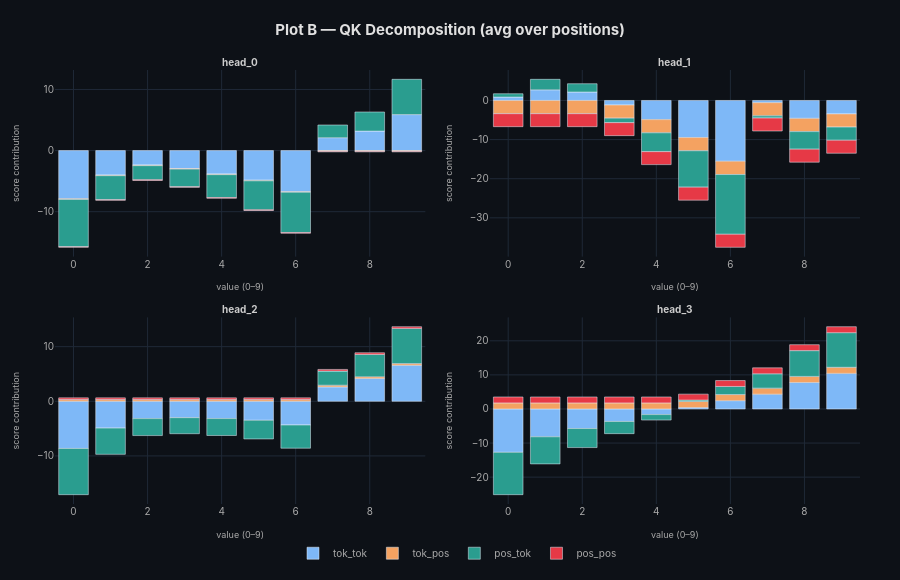

The cell this chart's notebook holds for it:
### Code cell
plot_B(all_decomps, mode="bar")

### Figure 1 — Plotly figure (JSON) as saved in the notebook; plotly's stock layout.template omitted (floating-point values rounded to 4 significant figures)
{"data": [{"hovertemplate": "tok_tok | val=%{x} | %{y:.3f}<extra>head_0</extra>", "legendgroup": "tok_tok", "marker": {"color": "#7EB8F7"}, "name": "tok_tok", "showlegend": true, "type": "bar", "x": [0, 1, 2, 3, 4, 5, 6, 7, 8, 9], "xaxis": "x", "y": [-7.888, -4.004, -2.362, -2.933, -3.835, -4.847, -6.727, 2.114, 3.19, 5.89], "yaxis": "y"}, {"hovertemplate": "tok_pos | val=%{x} | %{y:.3f}<extra>head_0</extra>", "legendgroup": "tok_pos", "marker": {"color": "#F4A261"}, "name": "tok_pos", "showlegend": true, "type": "bar", "x": [0, 1, 2, 3, 4, 5, 6, 7, 8, 9], "xaxis": "x", "y": [-0.107, -0.107, -0.107, -0.107, -0.107, -0.107, -0.107, -0.107, -0.107, -0.107], "yaxis": "y"}, {"hovertemplate": "pos_tok | val=%{x} | %{y:.3f}<extra>head_0</extra>", "legendgroup": "pos_tok", "marker": {"color": "#2A9D8F"}, "name": "pos_tok", "showlegend": true, "type": "bar", "x": [0, 1, 2, 3, 4, 5, 6, 7, 8, 9], "xaxis": "x", "y": [-7.729, -3.923, -2.314, -2.874, -3.757, -4.748, -6.59, 2.071, 3.126, 5.771], "yaxis": "y"}, {"hovertemplate": "pos_pos | val=%{x} | %{y:.3f}<extra>head_0</extra>", "legendgroup": "pos_pos", "marker": {"color": "#E63946"}, "name": "pos_pos", "showlegend": true, "type": "bar", "x": [0, 1, 2, 3, 4, 5, 6, 7, 8, 9], "xaxis": "x", "y": [-0.1042, -0.1042, -0.1042, -0.1042, -0.1042, -0.1042, -0.1042, -0.1042, -0.1042, -0.1042], "yaxis": "y"}, {"hovertemplate": "tok_tok | val=%{x} | %{y:.3f}<extra>head_1</extra>", "legendgroup": "tok_tok", "marker": {"color": "#7EB8F7"}, "name": "tok_tok", "showlegend": false, "type": "bar", "x": [0, 1, 2, 3, 4, 5, 6, 7, 8, 9], "xaxis": "x2", "y": [0.8685, 2.726, 2.16, -1.154, -4.893, -9.477, -15.55, -0.5602, -4.581, -3.428], "yaxis": "y2"}, {"hovertemplate": "tok_pos | val=%{x} | %{y:.3f}<extra>head_1</extra>", "legendgroup": "tok_pos", "marker": {"color": "#F4A261"}, "name": "tok_pos", "showlegend": false, "type": "bar", "x": [0, 1, 2, 3, 4, 5, 6, 7, 8, 9], "xaxis": "x2", "y": [-3.378, -3.378, -3.378, -3.378, -3.378, -3.378, -3.378, -3.378, -3.378, -3.378], "yaxis": "y2"}, {"hovertemplate": "pos_tok | val=%{x} | %{y:.3f}<extra>head_1</extra>", "legendgroup": "pos_tok", "marker": {"color": "#2A9D8F"}, "name": "pos_tok", "showlegend": false, "type": "bar", "x": [0, 1, 2, 3, 4, 5, 6, 7, 8, 9], "xaxis": "x2", "y": [0.8517, 2.678, 2.121, -1.135, -4.809, -9.313, -15.28, -0.5497, -4.501, -3.367], "yaxis": "y2"}, {"hovertemplate": "pos_pos | val=%{x} | %{y:.3f}<extra>head_1</extra>", "legendgroup": "pos_pos", "marker": {"color": "#E63946"}, "name": "pos_pos", "showlegend": false, "type": "bar", "x": [0, 1, 2, 3, 4, 5, 6, 7, 8, 9], "xaxis": "x2", "y": [-3.319, -3.319, -3.319, -3.319, -3.319, -3.319, -3.319, -3.319, -3.319, -3.319], "yaxis": "y2"}, {"hovertemplate": "tok_tok | val=%{x} | %{y:.3f}<extra>head_2</extra>", "legendgroup": "tok_tok", "marker": {"color": "#7EB8F7"}, "name": "tok_tok", "showlegend": false, "type": "bar", "x": [0, 1, 2, 3, 4, 5, 6, 7, 8, 9], "xaxis": "x3", "y": [-8.64, -4.909, -3.173, -3.0, -3.164, -3.485, -4.342, 2.632, 4.174, 6.584], "yaxis": "y3"}, {"hovertemplate": "tok_pos | val=%{x} | %{y:.3f}<extra>head_2</extra>", "legendgroup": "tok_pos", "marker": {"color": "#F4A261"}, "name": "tok_pos", "showlegend": false, "type": "bar", "x": [0, 1, 2, 3, 4, 5, 6, 7, 8, 9], "xaxis": "x3", "y": [0.3156, 0.3156, 0.3156, 0.3156, 0.3156, 0.3156, 0.3156, 0.3156, 0.3156, 0.3156], "yaxis": "y3"}, {"hovertemplate": "pos_tok | val=%{x} | %{y:.3f}<extra>head_2</extra>", "legendgroup": "pos_tok", "marker": {"color": "#2A9D8F"}, "name": "pos_tok", "showlegend": false, "type": "bar", "x": [0, 1, 2, 3, 4, 5, 6, 7, 8, 9], "xaxis": "x3", "y": [-8.457, -4.804, -3.104, -2.936, -3.097, -3.41, -4.248, 2.575, 4.086, 6.444], "yaxis": "y3"}, {"hovertemplate": "pos_pos | val=%{x} | %{y:.3f}<extra>head_2</extra>", "legendgroup": "pos_pos", "marker": {"color": "#E63946"}, "name": "pos_pos", "showlegend": false, "type": "bar", "x": [0, 1, 2, 3, 4, 5, 6, 7, 8, 9], "xaxis": "x3", "y": [0.3096, 0.3096, 0.3096, 0.3096, 0.3096, 0.3096, 0.3096, 0.3096, 0.3096, 0.3096], "yaxis": "y3"}, {"hovertemplate": "tok_tok | val=%{x} | %{y:.3f}<extra>head_3</extra>", "legendgroup": "tok_tok", "marker": {"color": "#7EB8F7"}, "name": "tok_tok", "showlegend": false, "type": "bar", "x": [0, 1, 2, 3, 4, 5, 6, 7, 8, 9], "xaxis": "x4", "y": [-12.73, -8.163, -5.736, -3.668, -1.647, 0.4241, 2.445, 4.33, 7.77, 10.44], "yaxis": "y4"}, {"hovertemplate": "tok_pos | val=%{x} | %{y:.3f}<extra>head_3</extra>", "legendgroup": "tok_pos", "marker": {"color": "#F4A261"}, "name": "tok_pos", "showlegend": false, "type": "bar", "x": [0, 1, 2, 3, 4, 5, 6, 7, 8, 9], "xaxis": "x4", "y": [1.782, 1.782, 1.782, 1.782, 1.782, 1.782, 1.782, 1.782, 1.782, 1.782], "yaxis": "y4"}, {"hovertemplate": "pos_tok | val=%{x} | %{y:.3f}<extra>head_3</extra>", "legendgroup": "pos_tok", "marker": {"color": "#2A9D8F"}, "name": "pos_tok", "showlegend": false, "type": "bar", "x": [0, 1, 2, 3, 4, 5, 6, 7, 8, 9], "xaxis": "x4", "y": [-12.41, -7.955, -5.59, -3.575, -1.607, 0.4104, 2.378, 4.22, 7.571, 10.18], "yaxis": "y4"}, {"hovertemplate": "pos_pos | val=%{x} | %{y:.3f}<extra>head_3</extra>", "legendgroup": "pos_pos", "marker": {"color": "#E63946"}, "name": "pos_pos", "showlegend": false, "type": "bar", "x": [0, 1, 2, 3, 4, 5, 6, 7, 8, 9], "xaxis": "x4", "y": [1.736, 1.736, 1.736, 1.736, 1.736, 1.736, 1.736, 1.736, 1.736, 1.736], "yaxis": "y4"}], "layout": {"annotations": [{"font": {"color": "#cccccc", "size": 10}, "showarrow": false, "text": "<b>head_0</b>", "x": 0.23, "xanchor": "center", "xref": "paper", "y": 1, "yanchor": "bottom", "yref": "paper"}, {"font": {"color": "#cccccc", "size": 10}, "showarrow": false, "text": "<b>head_1</b>", "x": 0.77, "xanchor": "center", "xref": "paper", "y": 1, "yanchor": "bottom", "yref": "paper"}, {"font": {"color": "#cccccc", "size": 10}, "showarrow": false, "text": "<b>head_2</b>", "x": 0.23, "xanchor": "center", "xref": "paper", "y": 0.43, "yanchor": "bottom", "yref": "paper"}, {"font": {"color": "#cccccc", "size": 10}, "showarrow": false, "text": "<b>head_3</b>", "x": 0.77, "xanchor": "center", "xref": "paper", "y": 0.43, "yanchor": "bottom", "yref": "paper"}], "barmode": "relative", "font": {"color": "#aaaaaa", "family": "Inter, sans-serif", "size": 10}, "height": 580, "hoverlabel": {"bgcolor": "#1f2937", "bordercolor": "#444", "font": {"color": "white", "size": 11}}, "legend": {"bgcolor": "rgba(0,0,0,0)", "font": {"size": 10}, "orientation": "h", "x": 0.5, "xanchor": "center", "y": -0.08}, "margin": {"b": 70, "l": 55, "r": 40, "t": 70}, "paper_bgcolor": "#0d1117", "plot_bgcolor": "#0d1117", "title": {"font": {"color": "#E0E0E0", "size": 15}, "text": "<b>Plot B — QK Decomposition (avg over positions)</b>", "x": 0.5}, "xaxis": {"anchor": "y", "domain": [0, 0.46], "gridcolor": "#1f2937", "showgrid": true, "title": {"font": {"size": 9}, "text": "value (0–9)"}, "zeroline": false}, "xaxis2": {"anchor": "y2", "domain": [0.54, 1], "gridcolor": "#1f2937", "showgrid": true, "title": {"font": {"size": 9}, "text": "value (0–9)"}, "zeroline": false}, "xaxis3": {"anchor": "y3", "domain": [0, 0.46], "gridcolor": "#1f2937", "showgrid": true, "title": {"font": {"size": 9}, "text": "value (0–9)"}, "zeroline": false}, "xaxis4": {"anchor": "y4", "domain": [0.54, 1], "gridcolor": "#1f2937", "showgrid": true, "title": {"font": {"size": 9}, "text": "value (0–9)"}, "zeroline": false}, "yaxis": {"anchor": "x", "domain": [0.57, 1], "gridcolor": "#1f2937", "showgrid": true, "title": {"font": {"size": 9}, "text": "score contribution"}, "zeroline": false}, "yaxis2": {"anchor": "x2", "domain": [0.57, 1], "gridcolor": "#1f2937", "showgrid": true, "title": {"font": {"size": 9}, "text": "score contribution"}, "zeroline": false}, "yaxis3": {"anchor": "x3", "domain": [0, 0.43], "gridcolor": "#1f2937", "showgrid": true, "title": {"font": {"size": 9}, "text": "score contribution"}, "zeroline": false}, "yaxis4": {"anchor": "x4", "domain": [0, 0.43], "gridcolor": "#1f2937", "showgrid": true, "title": {"font": {"size": 9}, "text": "score contribution"}, "zeroline": false}}}
